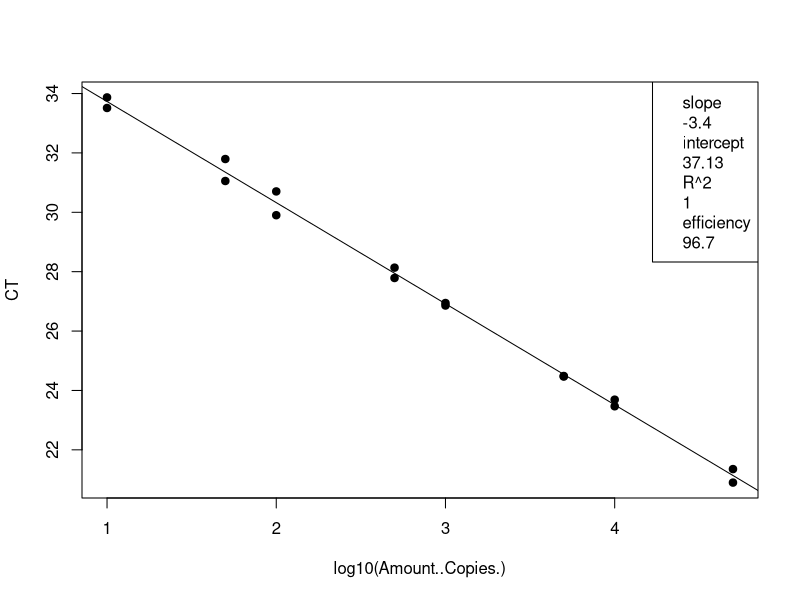
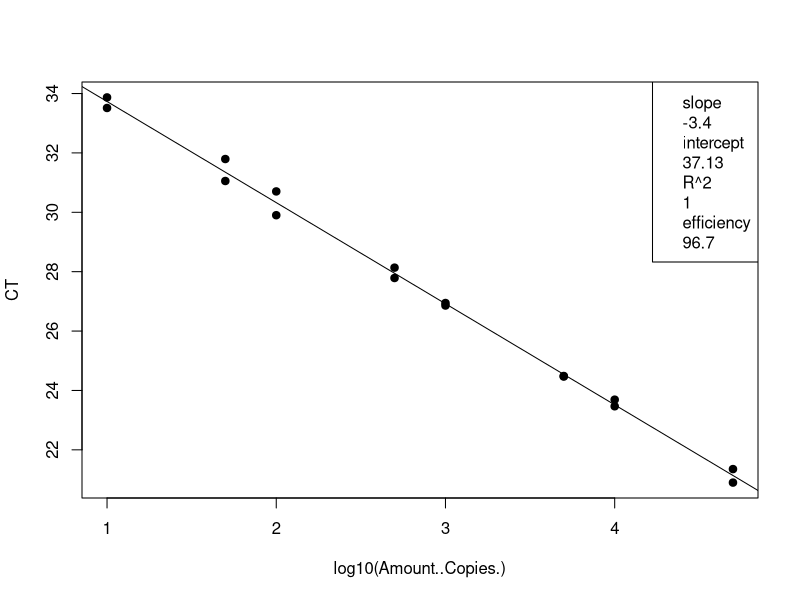
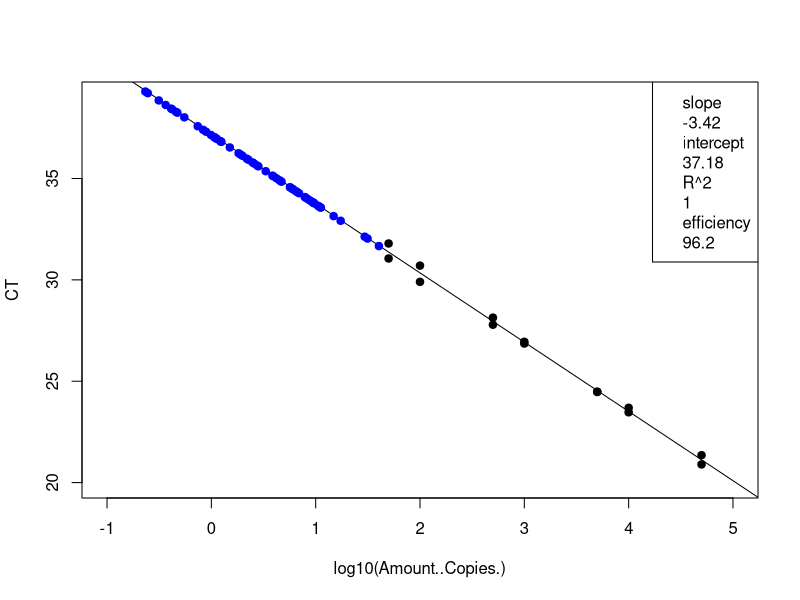
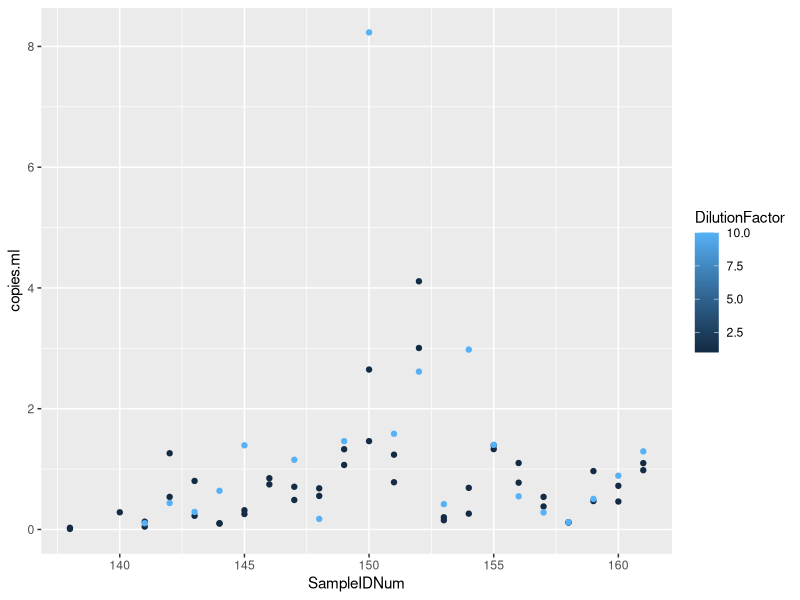

The R source for these figures, in order:
## ---- chunk 1
knitr::opts_chunk$set(echo = TRUE)

## ---- chunk 2
# load the data (note data file must be in this repository)
data <- read.csv("Plate8_Entero_qPCRConversion.csv")
View(data)

# clean up the data file (there is some stuff at the bottom and extra blank rows)
#data <- data[-68:-70,] # This removes rows 92-95
View(data)

# assign to the correct data class #warning message about NAs is OK
class(data$CT) # check the data class type
data$CT <- as.numeric(as.character(data$CT)) # change to numeric
data$Amount..Copies. <- as.numeric(as.character(data$Amount..Copies.)) # change to numeric
## ---- chunk 3
# linear regression of standard curve
standards = data[1:16,]
standardCurve <- lm(CT ~ log10(Amount..Copies.), data = standards)
  
standardCurvePlot <- plot(CT ~ log10(Amount..Copies.), data = standards, pch=19) 
abline(coef(standardCurve)) 
legend("topright", legend=c(paste= "slope", round(standardCurve$coefficients[2], 2), 
                            paste= "intercept", round(standardCurve$coefficients[1], 2), 
                            paste= "R^2", round(summary(standardCurve)$r.squared, 2),
                            paste = "efficiency", round((10^(-1/standardCurve$coefficients[2])-1)*100, 1)))
## ---- chunk 4
# remove standards that sucked and redo analysis NOT NEEDED 21 Jan 2020
#standards <- standards[-15:-16,] # uncomment this line and change which rows to remove
standardCurve <- lm(CT ~ log10(Amount..Copies.), data = standards)

standardCurvePlot <- plot(CT ~ log10(Amount..Copies.), data = standards, pch=19)
abline(coef(standardCurve))
col = "blue"
legend("topright", legend=c(paste= "slope", round(standardCurve$coefficients[2], 2),
                            paste= "intercept", round(standardCurve$coefficients[1], 2),
                            paste= "R^2", round(summary(standardCurve)$r.squared, 2),
                            paste = "efficiency", round((10^(-1/standardCurve$coefficients[2])-1)*100, 1)))
## ---- chunk 5
# data set of unknowns including info on standard curve
#unknowns = subset(data, Name == "UNKNOWN")
unknowns = data[17:88,]
#unknowns <- unknowns[-1:-3,] # uncomment this line and change which rows to remove if these samples were outside of the standard curve

# add new columns to the data table
unknowns$plate_num = 1 #change to the actual plate number
unknowns$standard_slope = standardCurve$coefficients[2]
unknowns$standard_intercept = standardCurve$coefficients[1]
unknowns$R2 = summary(standardCurve)$r.squared
unknowns$efficiency =  (10^(-1/standardCurve$coefficients[2])-1)*100
  
# add a new column that interpolates copies/well from Ct for the unknowns
unknowns$log.copies.well = ((unknowns$CT - standardCurve$coefficients[1])/standardCurve$coefficients[2])
unknowns$copies.well = 10^unknowns$log.copies.well

# copies/ul extract accounting for dilution factor
vol.well = 3 #qPCR template volume in ul
unknowns$vol.well = vol.well
unknowns$copies.ul = ((unknowns$copies.well/vol.well)*unknowns$DilutionFactor)

# copies/extraction
vol.elution = 110 #DNA extraction elution volume in ul
unknowns$vol.elution = vol.elution
unknowns$copies.extraction = (unknowns$copies.ul*vol.elution)

# copies/ml #Volume is volume of sample filtered in mL
unknowns$copies.ml = (unknowns$copies.extraction/unknowns$Volume)


## ---- chunk 6
standards <- standards[-15:-16,] # uncomment this line and change which rows to remove
standardCurve <- lm(CT ~ log10(Amount..Copies.), data = standards)

standardCurvePlot <- plot(CT ~ log10(Amount..Copies.), data = standards, pch=19,ylim=c(20,39), xlim=c(-1,5))
abline(coef(standardCurve))
col = "blue"
legend("topright", legend=c(paste= "slope", round(standardCurve$coefficients[2], 2),
                            paste= "intercept", round(standardCurve$coefficients[1], 2),
                            paste= "R^2", round(summary(standardCurve)$r.squared, 2),
                            paste = "efficiency", round((10^(-1/standardCurve$coefficients[2])-1)*100, 1)))

unknowns = unknowns[1:72,]
standardCurve <- lm(CT ~ log10(copies.well), data = unknowns)

standardCurvePlot <- points(CT ~ log10(copies.well), data = unknowns, pch=19, col = "blue")


#abline(coef(standardCurve))
#legend("topright", legend=c(paste= "slope", round(standardCurve$coefficients[2], 2),
                            #paste= "intercept", round(standardCurve$coefficients[1], 2),
                            #paste= "R^2", round(summary(standardCurve)$r.squared, 2),
                            #paste = "efficiency", round((10^(-1/standardCurve$coefficients[2])-1)*100, 1)))
## ---- chunk 7
# make a plot that compares the diluted to undiluted replicates for each sample including dilution factor
library("ggplot2")
unknowns$SampleIDNum <- as.numeric(as.character(unknowns$SampleIDNum)) # change to numeric
replicates = unknowns[1:72,]
#replicates <- replicates[-18,] # This removes rows (B11)
#replicates <- replicates[-32,] # This removes rows (D8)
#replicates <- replicates[-55,] # This removes rows (G5)
qplot(SampleIDNum,copies.ml, data=replicates, col=DilutionFactor)
## ---- chunk 8
# write csv file
write.csv(unknowns, file = "Plate8_Entero_ConvertedData.csv", row.names=FALSE, na="")

# average the replicates (if not strongly inhibited) and make a new file
library(dplyr)
data.average = unknowns %>% group_by(SampleIDNum) %>% summarise(copies.ml = mean(copies.ml, na.rm = T))
write.csv(data.average, file = "Plate8_Entero_Averaged.csv", row.names=FALSE, na="")
